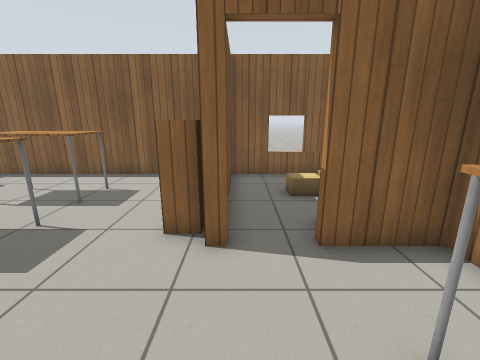
View 1 (above)

22 first-person views from a walk through a Gazebo world. The camera is 1.2 m above the floor, tilts 14° down and sees 90° across. The floor is counted in squares, 0.5 m on a side. Each view is taken from the middle of a square. On the plan, view 1 faces up. The plan holds only what a view shows up to about 16 squares ahead; the rest is blank. Simple patterns stand in for the simulator's built-in surfaces. Simple shapes stand in for some stock models.

View 2
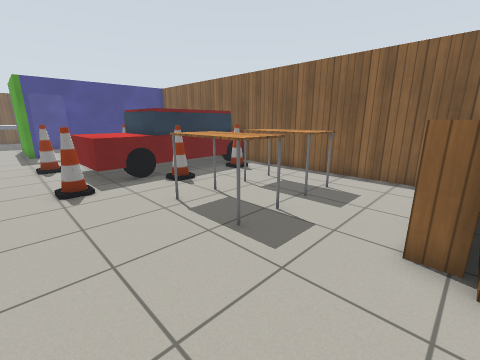

View 3
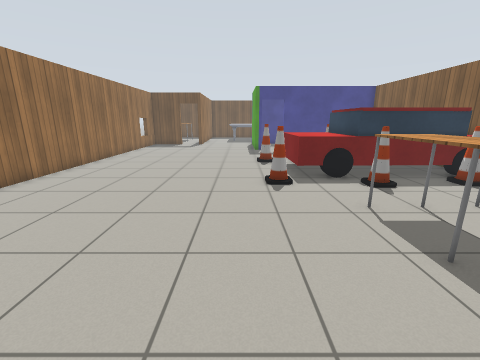

View 4
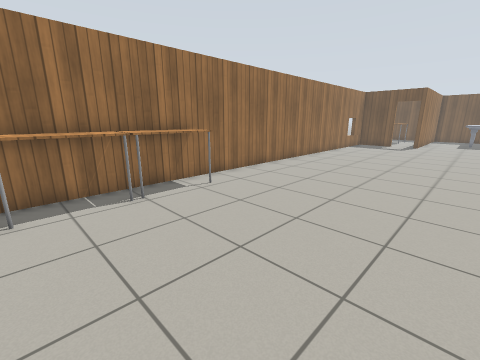

View 5
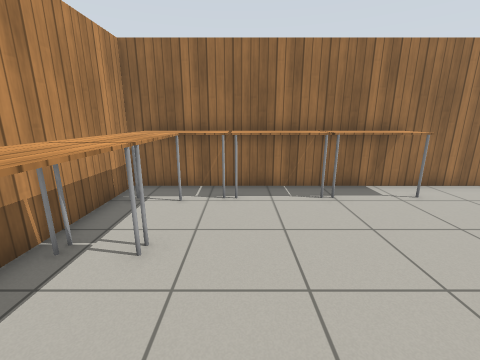

View 6
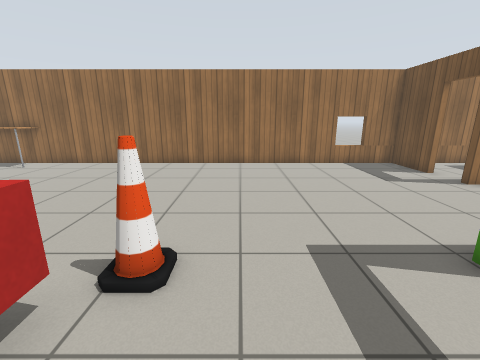

View 7
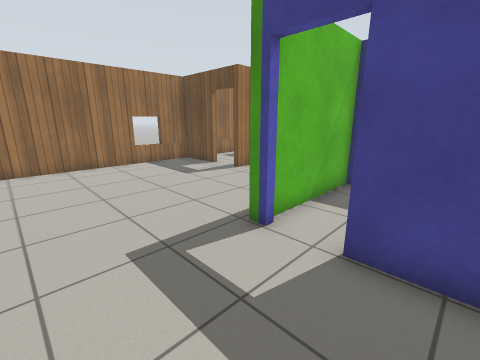

View 8
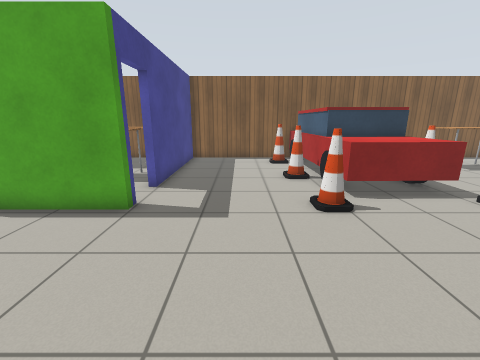

View 9
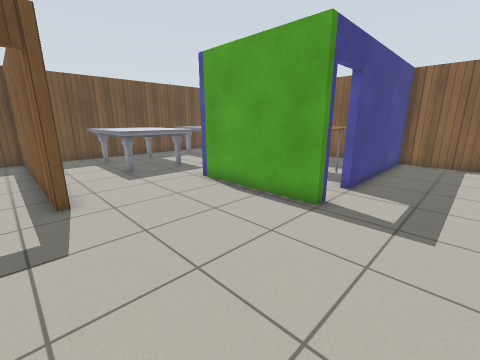

View 10
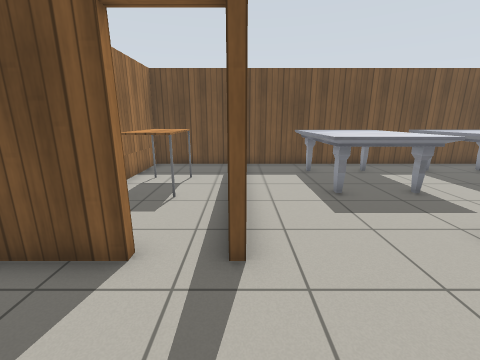

View 11
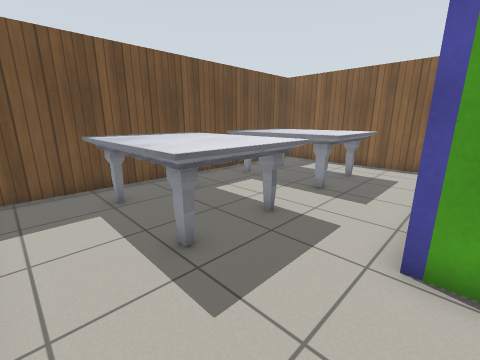

View 12
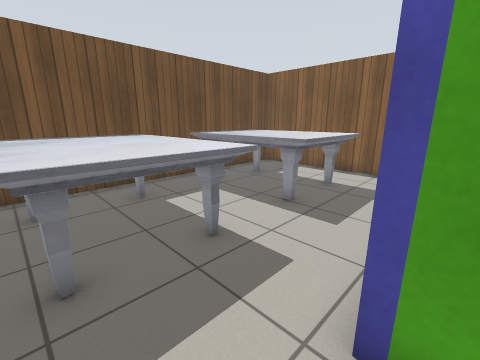

View 13
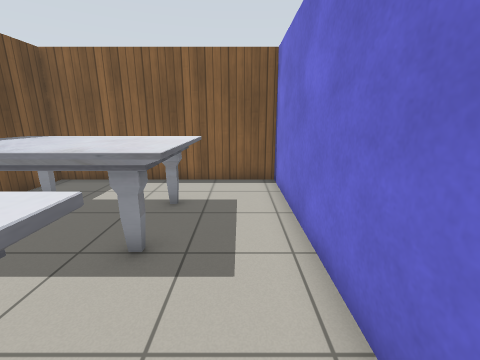

View 14
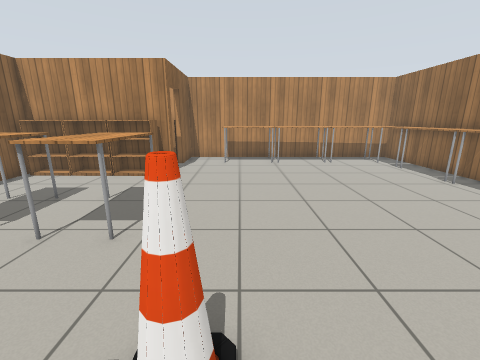

View 15
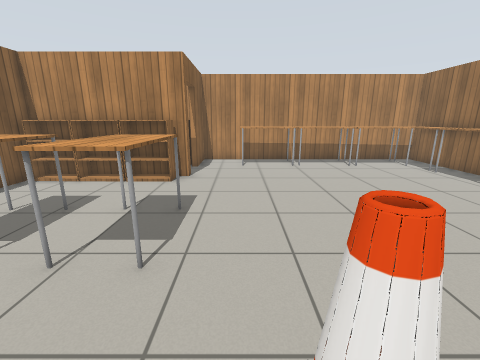

View 16
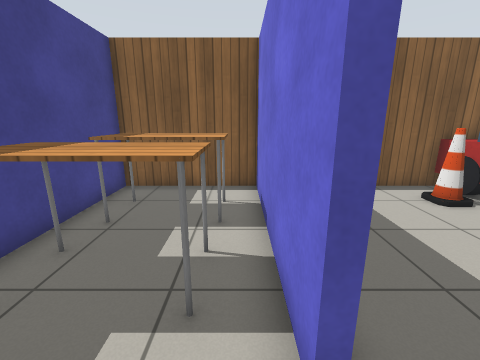

View 17
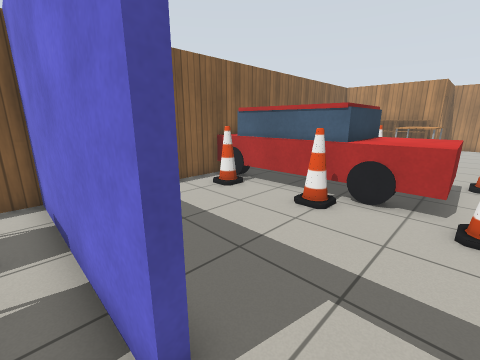

View 18
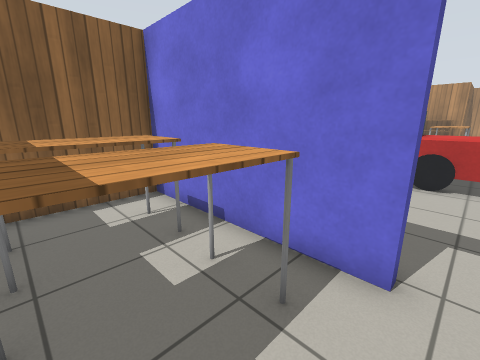

View 19
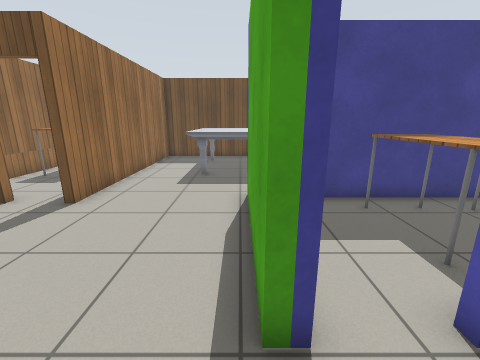

View 20
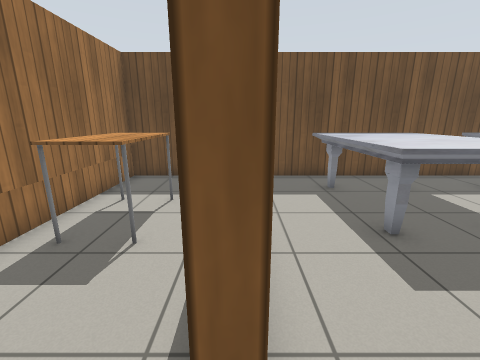

View 21
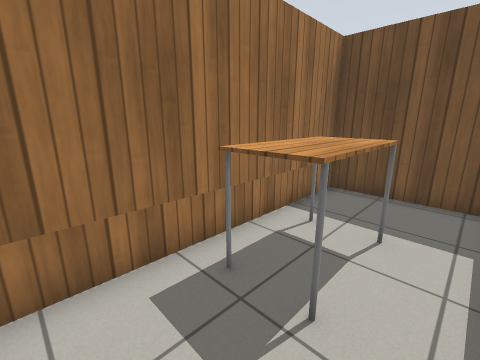

View 22
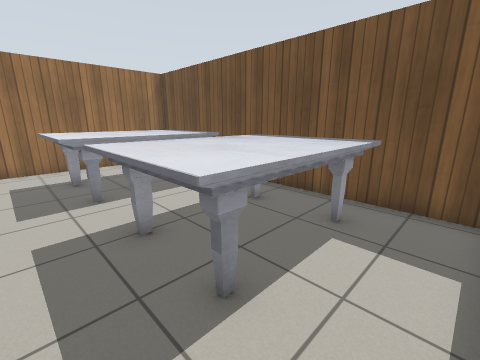

### Floor plan
Ten units are one square. View 1 is at (0, 0); x grows to the right and y downward. Boxes are objects, and circles mark ways between rooms. Rooms are numbered by the first view taken in them; rooms with no view inside come last. Other rooms are left out.
<svg viewBox="-359 -120 404 212">
<path fill="none" stroke="#000" d="M-2 -46 -2 -42 -7 -42M-144 -107 -211 -107 -211 -36M-211 -18 -211 -12 -266 -12M-6 -107 -116 -107M40 -50 40 -55M38 -107 -4 -107M-257 60 -257 87 40 87 40 -42 15 -42M-266 39 -256 39M-266 -21 -266 -107 -354 -107 -354 39 -266 39M-214 -36 -214 -107 -263 -107 -263 -36M-264 -16 -216 -16M-256 42 -354 42 -354 87 -266 87"/>
<rect x="-165" y="-55" width="20" height="10" fill="#bbb"><title>cone</title></rect>
<rect x="-165" y="-95" width="20" height="10" fill="#bbb"><title>cone</title></rect>
<rect x="-155" y="-15" width="10" height="10" fill="#bbb"><title>cone</title></rect>
<rect x="-155" y="-115" width="50" height="90" fill="#bbb"><title>car</title></rect>
<rect x="-105" y="-15" width="10" height="10" fill="#bbb"><title>cone</title></rect>
<rect x="-105" y="-55" width="10" height="10" fill="#bbb"><title>cone</title></rect>
<rect x="-105" y="-95" width="10" height="10" fill="#bbb"><title>cone</title></rect>
<rect x="-75" y="-55" width="30" height="20" fill="#bbb"><title>table</title></rect>
<rect x="-75" y="-85" width="30" height="20" fill="#bbb"><title>table</title></rect>
<rect x="-65" y="75" width="40" height="10" fill="#bbb"><title>table</title></rect>
<rect x="-25" y="65" width="30" height="20" fill="#bbb"><title>table</title></rect>
<rect x="-15" y="-65" width="10" height="20" fill="#bbb"><title>bookshelf</title></rect>
<rect x="-15" y="-85" width="10" height="20" fill="#bbb"><title>bookshelf</title></rect>
<rect x="-15" y="-105" width="10" height="20" fill="#bbb"><title>bookshelf</title></rect>
<rect x="5" y="65" width="30" height="20" fill="#bbb"><title>table</title></rect>
<rect x="15" y="45" width="20" height="30" fill="#bbb"><title>table</title></rect>
<rect x="15" y="15" width="20" height="30" fill="#bbb"><title>table</title></rect>
<rect x="15" y="-25" width="20" height="40" fill="#bbb"><title>table</title></rect>
<rect x="15" y="-55" width="20" height="10" fill="#bbb"><title>other object</title></rect>
<rect x="15" y="-85" width="10" height="10" fill="#bbb"><title>cardboard box</title></rect>
<rect x="25" y="-85" width="10" height="10" fill="#bbb"><title>other object</title></rect>
<rect x="-345" y="-25" width="60" height="40" fill="#bbb"><title>marble table</title></rect>
<rect x="-345" y="-85" width="60" height="40" fill="#bbb"><title>marble table</title></rect>
<rect x="-255" y="-65" width="30" height="20" fill="#bbb"><title>table</title></rect>
<rect x="-255" y="-95" width="30" height="20" fill="#bbb"><title>table</title></rect>
<rect x="-325" y="55" width="40" height="20" fill="#bbb"><title>table</title></rect>
<circle cx="-260" cy="15" r="3" fill="#2a7"/>
<circle cx="-210" cy="-25" r="3" fill="#2a7"/>
<circle cx="-260" cy="55" r="3" fill="#2a7"/>
<text x="-100" y="-10">1</text>
<text x="-310" y="-40">2</text>
<text x="-240" y="-60">3</text>
<text x="-310" y="60">4</text>
</svg>
Room 1 opens to room 2. Room 1 opens to room 3. Room 1 opens to room 4.

Where each view was taken, in squares from view 1:
view 1: 0 up, 0 right, facing up
view 2: 0 up, 1 left, facing up-left
view 3: 0 up, 1 left, facing left
view 4: 0 up, 0 right, facing down-left
view 5: 0 up, 0 right, facing down
view 6: 5 up, 17 left, facing down
view 7: 5 up, 17 left, facing down-left
view 8: 5 down, 18 left, facing up
view 9: 5 down, 18 left, facing up-left
view 10: 4 down, 22 left, facing left
view 11: 3 down, 26 left, facing up-left
view 12: 1 down, 26 left, facing up-left
view 13: 1 up, 28 left, facing up
view 14: 1 up, 12 left, facing right
view 15: 2 up, 11 left, facing right
view 16: 2 up, 22 left, facing up
view 17: 2 up, 22 left, facing up-right
view 18: 3 up, 25 left, facing up-right
view 19: 1 up, 19 left, facing left
view 20: 4 down, 25 left, facing left
view 21: 5 down, 27 left, facing down-left
view 22: 10 up, 28 left, facing down-left
